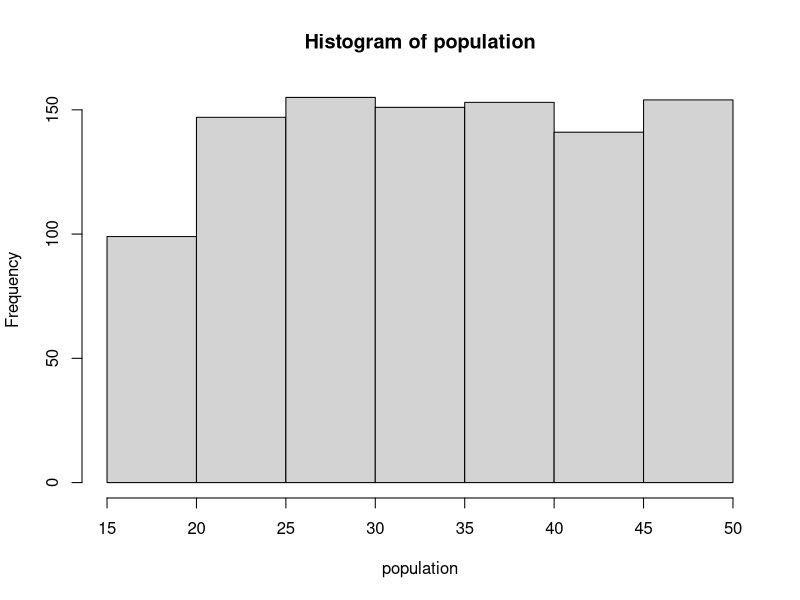
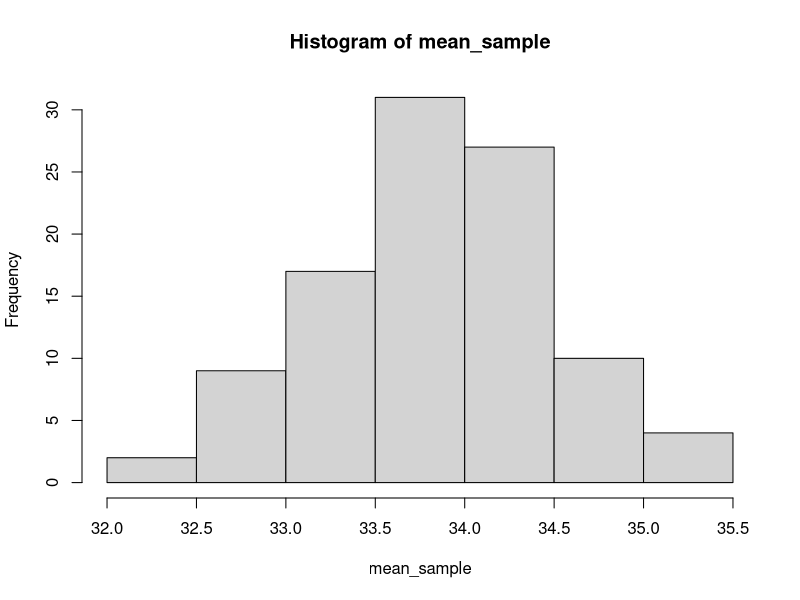
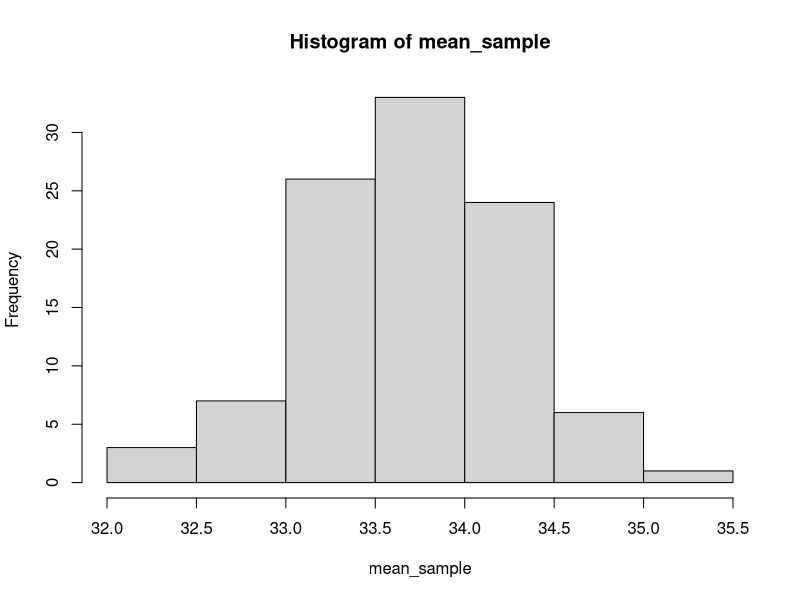
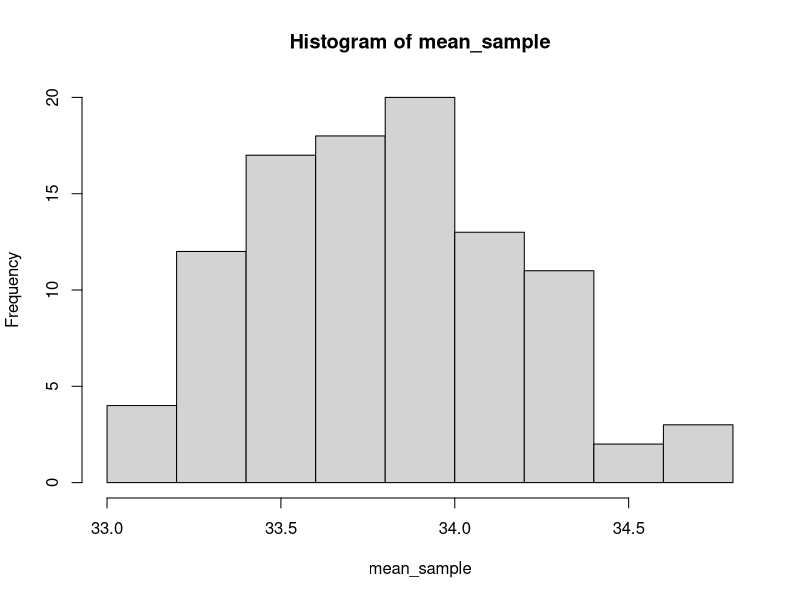
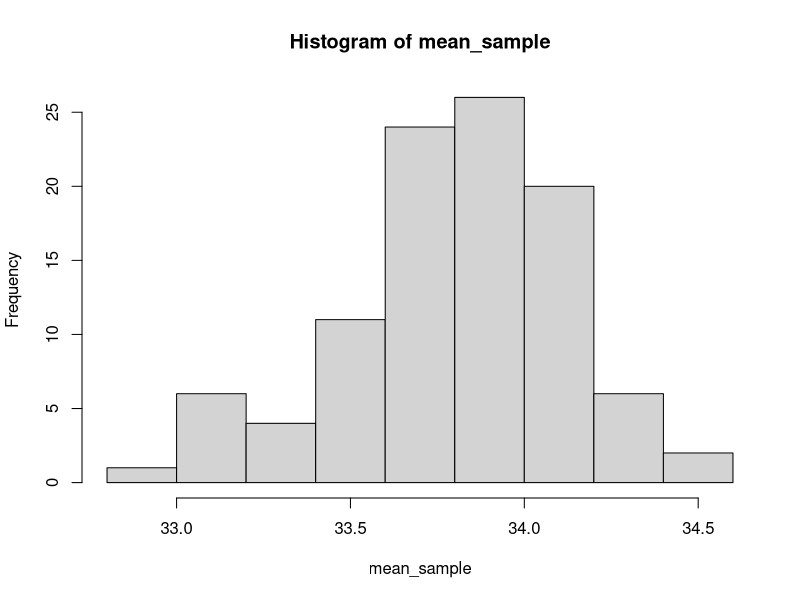

Recreate these plots in R, in order.
## ---- chunk 1

# Verify the rule for k = 2, and k = 3 for a Binomial distribution 

## Let the parameters size = 100 and Probability = 0.4 
n <- 100
p <- 0.4

## mean of the binomial distribution
mu <- n*p

## Standard deviation of the distribution
sigma <- sqrt(n * p *(1 - p))

## Verifying Chebyshev’s Rule for k = 2; As per the rule atleat 75% of the value should be between mu+2*sigma and mu - 2*sigma
pbinom(mu + 2* sigma, size = n, prob = p) - pbinom(mu - 2*sigma, size =n, prob = p)


## Printing the range 

c(mu - 2*sigma, mu + 2*sigma)

## Verifying Chebyshev’s Rule for k = 3; As per the rule atleat 89% of the value should be between mu - 3*sigma and mu + 3*sigma

pbinom(mu + 3* sigma, size = n, prob = p) - pbinom(mu - 3*sigma, size =n, prob = p)

## Printing the range
c(mu - 3*sigma, mu + 3*sigma)

## ---- chunk 2

# Verify the rule for k = 2, and k = 3 for a Normal distribution 

## Let the parameters mu = 100 and standard deviation = 2 


# mean of the distribution
mu <- 100

# Standard deviation of the distribution
sigma <- 2

# Verifying Chebyshev’s Rule for k = 2; As per the rule atleat 75% of the value should be between mu+2*sigma and mu - 2*sigma

pnorm(mu + 2* sigma, mean = mu, sd = sigma) - pnorm(mu - 2*sigma, mean = mu, sd = sigma)


#Printing the range 

c(mu - 2*sigma, mu + 2*sigma)

# Verifying Chebyshev’s Rule for k = 3; As per the rule atleat 89% of the value should be between mu+3*sigma and mu - 3*sigma

pnorm(mu + 3* sigma, mean = mu, sd = sigma) - pnorm(mu - 3*sigma, mean = mu, sd = sigma)


#Printing the range 

c(mu - 3*sigma, mu + 3*sigma)

## ---- chunk 3


# Verify the rule for k = 2, and k = 3 for a Exponential distribution 

## Let the parameter lambda = 0.5 
lambda <- 0.5

# mean of the distribution
mu <- 1/lambda

# Standard deviation of the distribution
sigma <- 1/lambda

# Verifying Chebyshev’s Rule for k = 2; As per the rule atleat 75% of the value should be between mu+2*sigma and mu - 2*sigma

pexp(mu + 2*sigma,rate=lambda) - pexp(mu - 2*sigma,rate=lambda) 

#Printing the range 

c(mu - 2*sigma, mu + 2*sigma)

# Verifying Chebyshev’s Rule for k = 3; As per the rule atleat 89% of the value should be between mu+3*sigma and mu - 3*sigma

pexp(mu + 3*sigma,rate=lambda) - pexp(mu - 3*sigma,rate=lambda)


#Printing the range 

c(mu - 3*sigma, mu + 3*sigma)

## ---- chunk 4


# Verify the rule for k = 2, and k = 3 for a Uniform distribution 

## Let the parameters maximum value = 100 and minimum value = 10 

maximum <- 6
minimum <- 2

# mean of the distribution
mu <- (maximum + minimum)/2
mu

# Standard deviation of the distribution
sigma <- ((maximum - minimum)^2/12)^(1/2)
sigma

# Verifying Chebyshev’s Rule for k = 2; As per the rule atleat 75% of the value should be between mu+2*sigma and mu - 2*sigma

punif(mu + 2* sigma, minimum, maximum) - punif(mu - 2*sigma, minimum, maximum)


#Printing the range 

c(mu - 2*sigma, mu + 2*sigma)

# Verifying Chebyshev’s Rule for k = 3; As per the rule atleat 89% of the value should be between mu+3*sigma and mu - 3*sigma

punif(mu + 3* sigma, minimum, maximum) - pnorm(mu - 3*sigma, minimum, maximum)


#Printing the range 

c(mu - 3*sigma, mu + 3*sigma)


## ---- chunk 5
# Question 3.b 

library(purrr)
population_size = 1000
age_min = 18
age_max = 50
population = rdunif(population_size, a = age_min, b = age_max)
print(population[1:10])
## ---- chunk 6
# As seen below, the distribution is uniform, using hist()
hist(population)
## ---- chunk 7
# Now randomly sample from the population. Probability of selection for each student is equal

# For Sample Size = 200
sample_size = 200
age_sample = sample(population, sample_size, replace = TRUE)
print(mean(age_sample))
print(sd(age_sample))

# Repeatedly sampling from the population for a number of times, and plot the distribution of the mean

mean_sample = c()

for (i in 0:100) {
  sample = sample(population, sample_size, replace = TRUE)
  mean_sample[i] = mean(sample)
}
hist(mean_sample)
## ---- chunk 8
# For Sample Size = 300
sample_size = 300
age_sample = sample(population, sample_size, replace = TRUE)
print(mean(age_sample))
print(sd(age_sample))

mean_sample = c()

for (i in 0:100) {
  sample = sample(population, sample_size, replace = TRUE)
  mean_sample[i] = mean(sample)
}
hist(mean_sample)
## ---- chunk 9
# For Sample Size = 500
sample_size = 500
age_sample = sample(population, sample_size, replace = TRUE)
print(mean(age_sample))
print(sd(age_sample))

mean_sample = c()

for (i in 0:100) {
  sample = sample(population, sample_size, replace = TRUE)
  mean_sample[i] = mean(sample)
}
hist(mean_sample)
## ---- chunk 10
# For Sample Size = 800
sample_size = 800
age_sample = sample(population, sample_size, replace = TRUE)
print(mean(age_sample))
print(sd(age_sample))

mean_sample = c()

for (i in 0:100) {
  sample = sample(population, sample_size, replace = TRUE)
  mean_sample[i] = mean(sample)
}
hist(mean_sample)
## ---- chunk 11
mu_p <- 0.6
one_minus_mu_p <- 1- mu_p
n <- 25
n_pi <- mu_p * n
n_one_minus_pi <- (1 - mu_p) * n

# Since npi and n(1-pi) are greater than and equal to 10, we assume a normal distribution
sigma_p <- sqrt((mu_p * one_minus_mu_p)/n)

# probability that a sample of size 25 yields a sample proportion between 0.65 and 0.6
# P(0.6 < p_hat < 0.65) 
pnorm(0.65, mu_p, sigma_p)  - pnorm(0.60, mu_p, sigma_p)

# Therefore, the probability is 0.195083
